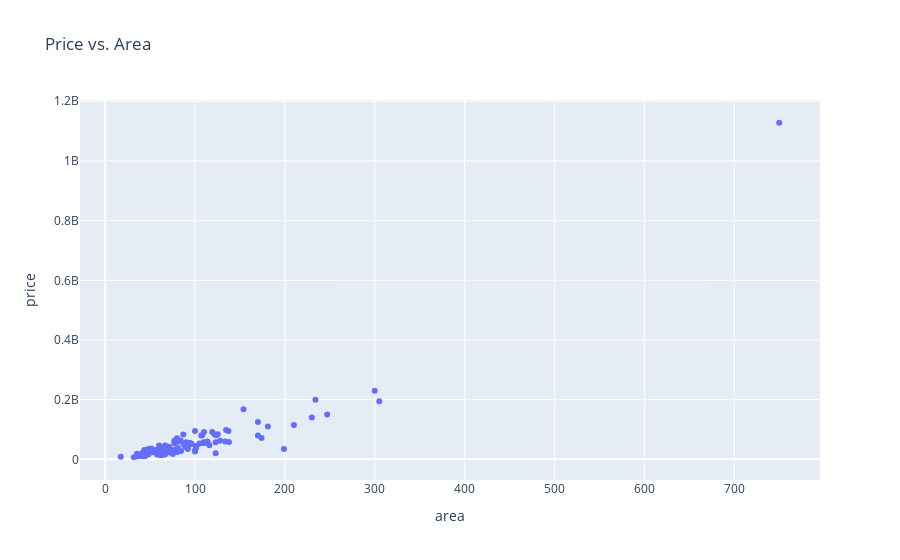

This figure's notebook cell:
### Markdown cell above
The categorical plot illustrates that the distrit with highest price for appartments is "Медеуский".While, overall, the price amoung all districts is no more than 0.2 billions

### Code cell
fig = px.scatter(data, x="area", y="price", title = "Price vs. Area")
fig.show()

### Figure 1 — Plotly figure (JSON) as saved in the notebook; plotly's stock layout.template omitted (floating-point values rounded to 4 significant figures; data arrays with more than 128 entries replaced by an {"elided": "..."} marker saying what was removed)
{"data": [{"hovertemplate": "area=%{x}<br>price=%{y}<extra></extra>", "legendgroup": "", "marker": {"color": "#636efa", "symbol": "circle"}, "mode": "markers", "name": "", "orientation": "v", "showlegend": false, "type": "scatter", "x": {"elided": "143 float values"}, "xaxis": "x", "y": {"elided": "143 int values"}, "yaxis": "y"}], "layout": {"legend": {"tracegroupgap": 0}, "title": {"text": "Price vs. Area"}, "xaxis": {"anchor": "y", "domain": [0, 1], "title": {"text": "area"}}, "yaxis": {"anchor": "x", "domain": [0, 1], "title": {"text": "price"}}}}
